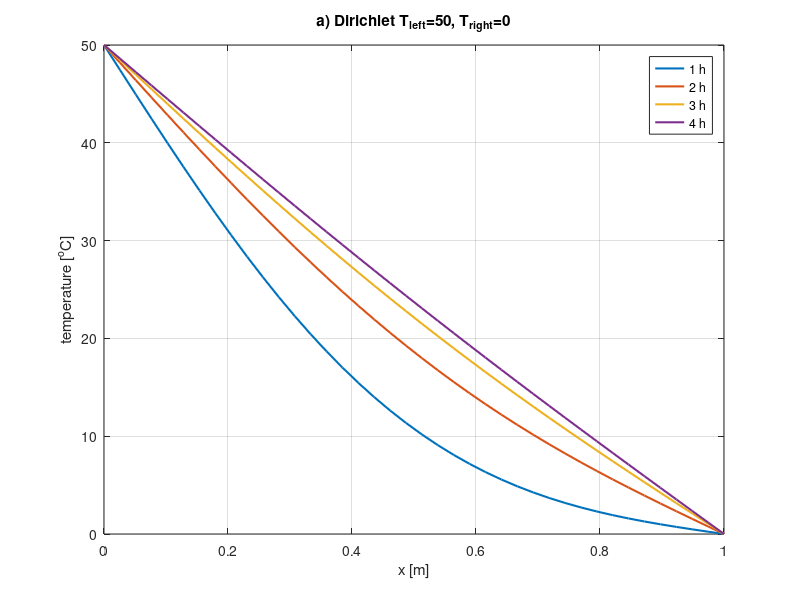
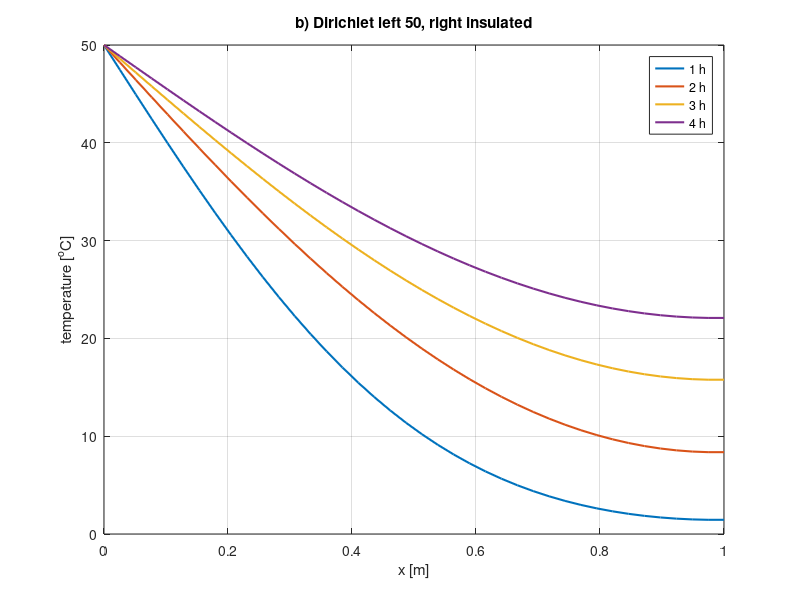
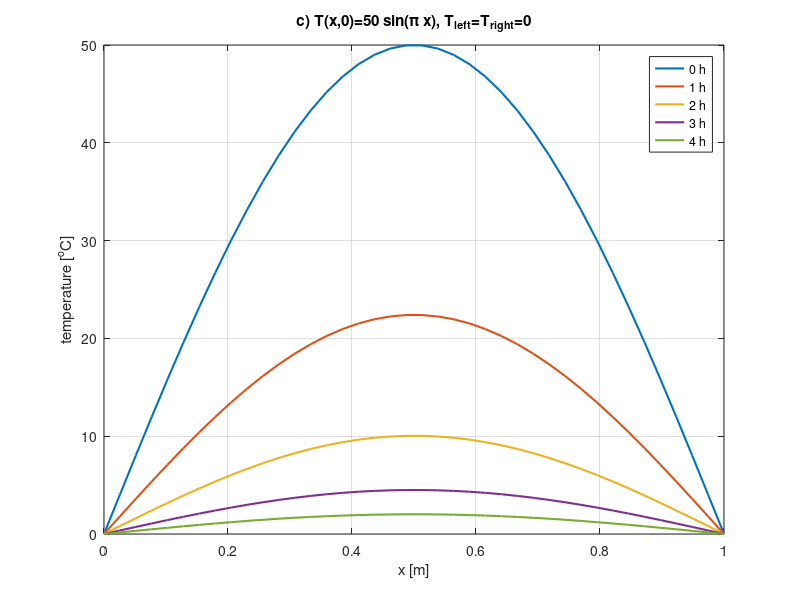
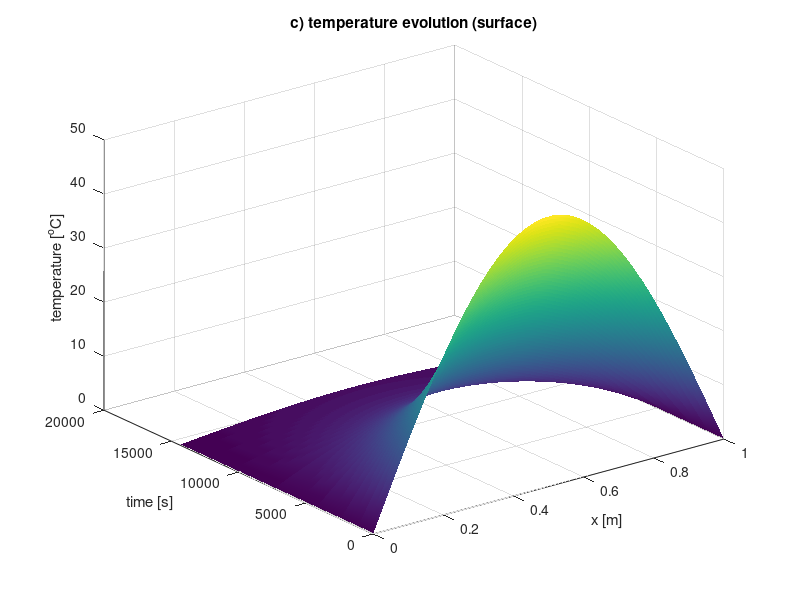

MATLAB code for these plots, in order:
%exercise26_transient_1D_heat_conduction.m

clear; clc; close all;

%data
L  = 1; % m
a  = 22.6e-6; % m^2/s
Nx = 40; % number of interior points
dx = L/(Nx-1);
dt = 1; % s
Nt = 4*3600; % 4 h

x = linspace(0,L,Nx)';

r = a*dt/dx^2;

%time moments to store (s)
t_store = [1 2 3 4]*3600;
k_store = t_store/dt;

%a) Dirichlet: T_left=50, T_right=0, uniform initial T=0

T = zeros(Nx,1);
T(1)   = 50;
T(end) = 0;

T_a = zeros(Nx,length(t_store));

for k = 1:Nt
    T_old = T;
    for i = 2:Nx-1
        T(i) = T_old(i) + r*(T_old(i+1) - 2*T_old(i) + T_old(i-1));
    end
    T(1)   = 50;
    T(end) = 0;
    if ismember(k,k_store)
        idx = find(k_store==k);
        T_a(:,idx) = T;
    end
end

figure;
plot(x,T_a(:,1),'LineWidth',1.5); hold on;
plot(x,T_a(:,2),'LineWidth',1.5);
plot(x,T_a(:,3),'LineWidth',1.5);
plot(x,T_a(:,4),'LineWidth',1.5);
xlabel('x [m]');
ylabel('temperature [^oC]');
grid on;
title('a) Dirichlet T_{left}=50, T_{right}=0');
legend('1 h','2 h','3 h','4 h','Location','best');

%b) Dirichlet left, Neumann right (adiabatic), T_init=0

T = zeros(Nx,1);
T(1) = 50;

T_b = zeros(Nx,length(t_store));

for k = 1:Nt
    T_old = T;
    for i = 2:Nx-1
        T(i) = T_old(i) + r*(T_old(i+1) - 2*T_old(i) + T_old(i-1));
    end
    T(1)   = 50;
    T(end) = T(end-1); % dT/dx = 0
    if ismember(k,k_store)
        idx = find(k_store==k);
        T_b(:,idx) = T;
    end
end

figure;
plot(x,T_b(:,1),'LineWidth',1.5); hold on;
plot(x,T_b(:,2),'LineWidth',1.5);
plot(x,T_b(:,3),'LineWidth',1.5);
plot(x,T_b(:,4),'LineWidth',1.5);
xlabel('x [m]');
ylabel('temperature [^oC]');
grid on;
title('b) Dirichlet left 50, right insulated');
legend('1 h','2 h','3 h','4 h','Location','best');

%c) Initial T(x,0)=50*sin(pi*x), Dirichlet 0 at both ends

T = 50*sin(pi*x);
T(1)   = 0;
T(end) = 0;

T_c = zeros(Nx,length(t_store));
T_c0 = T; % for t=0 surface
t3D  = 0:dt:Nt; % for surface plot
Tsurf = zeros(Nx,length(t3D));
Tsurf(:,1) = T;

idx3D = 1;

for k = 1:Nt
    T_old = T;
    for i = 2:Nx-1
        T(i) = T_old(i) + r*(T_old(i+1) - 2*T_old(i) + T_old(i-1));
    end
    T(1)   = 0;
    T(end) = 0;
    if ismember(k,k_store)
        idx = find(k_store==k);
        T_c(:,idx) = T;
    end
    idx3D = idx3D + 1;
    Tsurf(:,idx3D) = T;
end

figure;
plot(x,T_c0,'LineWidth',1.5); hold on;
plot(x,T_c(:,1),'LineWidth',1.5);
plot(x,T_c(:,2),'LineWidth',1.5);
plot(x,T_c(:,3),'LineWidth',1.5);
plot(x,T_c(:,4),'LineWidth',1.5);
xlabel('x [m]');
ylabel('temperature [^oC]');
grid on;
title('c) T(x,0)=50 sin(\pi x), T_{left}=T_{right}=0');
legend('0 h','1 h','2 h','3 h','4 h','Location','best');

% 3D surface: x vs time vs T
[Xg,Tg] = meshgrid(x,t3D);
figure;
surf(Xg, Tg, Tsurf');
xlabel('x [m]');
ylabel('time [s]');
zlabel('temperature [^oC]');
shading interp;
title('c) temperature evolution (surface)');
